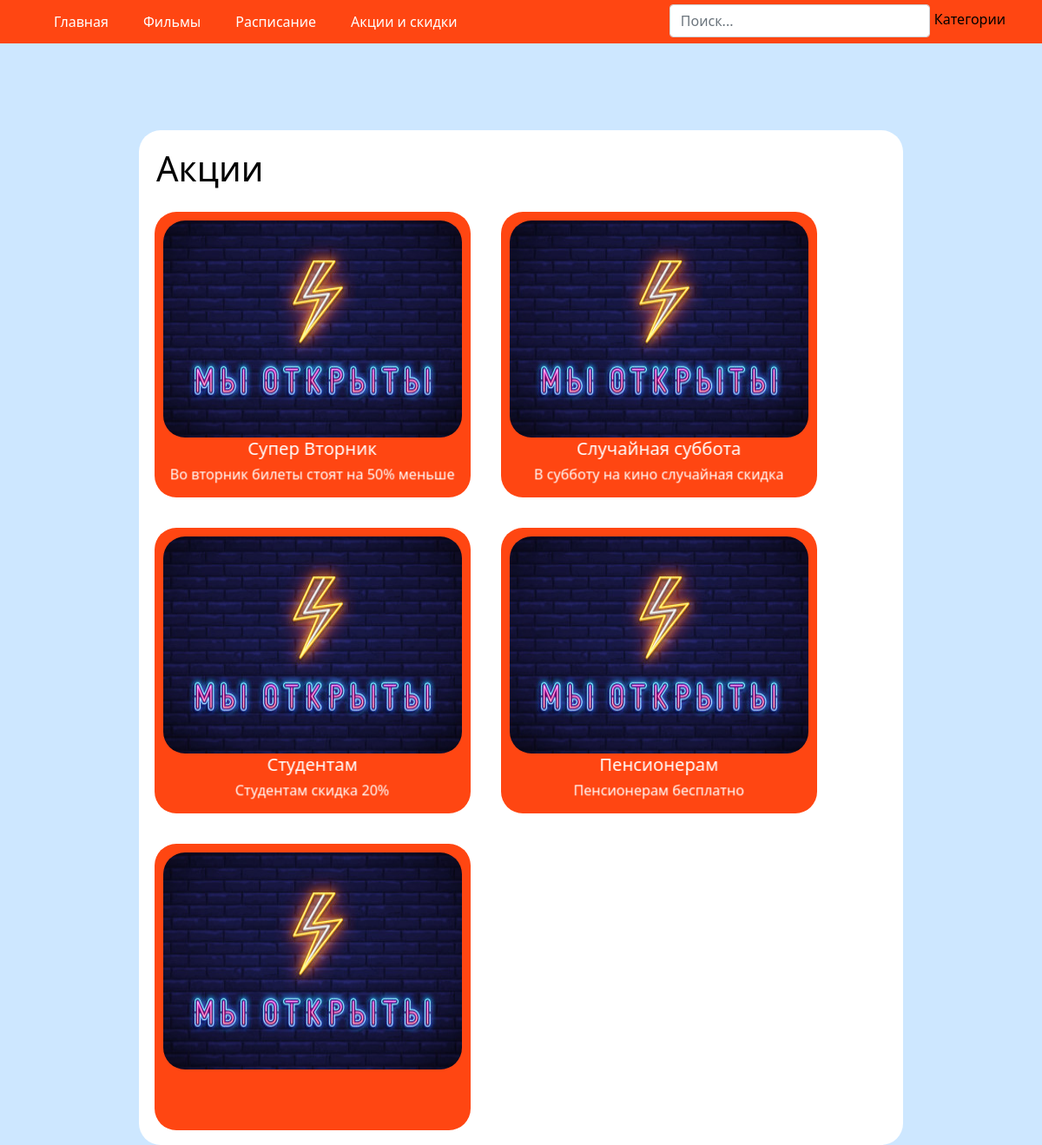
Page /promotions on the committed database.
### main/models.py (models this page shows, shortened)
class Promotions(models.Model):
    title = models.CharField('Название', max_length=50)
    task = models.TextField('Описание')
    name_img = models.TextField('Название картинки')
    date = models.TextField('Дата акции')
    class Meta:
        verbose_name = 'Акция'
        verbose_name_plural = 'Акции'

### main/views.py (the view)
# urls.py: path('promotions', views.promotions, name = 'promotions'),
def promotions(request):
    promotions = Promotions.objects.all()
    return render(request, 'main/promotions.html', {'promotions':promotions})

### main/templates/main/promotions.html (shortened to what this page needs)
{% extends 'main/base.html' %}
{% load static %}
{% block content %}
<div class="m">
<div class = "promotions">
    <h1>Акции</h1>
    {% for i in promotions %}
    <div data-tilt data-tilt-perspective="1000" data-tilt-glare="true" data-tilt-maxGlare="0.2" class = "promotion">
        <img class="img-promotions" src="{% static 'img/' %}{{i.name_img}}">
        <h5>{{i.title}}</h5>
        <h6>{{i.task}}</h6>
    </div>
    {% endfor %}
</div>
</div>
{% endblock %}

### rows in the picture
Promotions: name_img (picture), title "Супер Вторник", task "Во вторник билеты стоят на 50% меньше"
Promotions: name_img (picture), title "Случайная суббота", task "В субботу на кино случайная скидка"
Promotions: name_img (picture), title "Студентам", task "Студентам скидка 20%"
Promotions: name_img (picture), title "Пенсионерам", task "Пенсионерам бесплатно"
Promotions: name_img (picture)
